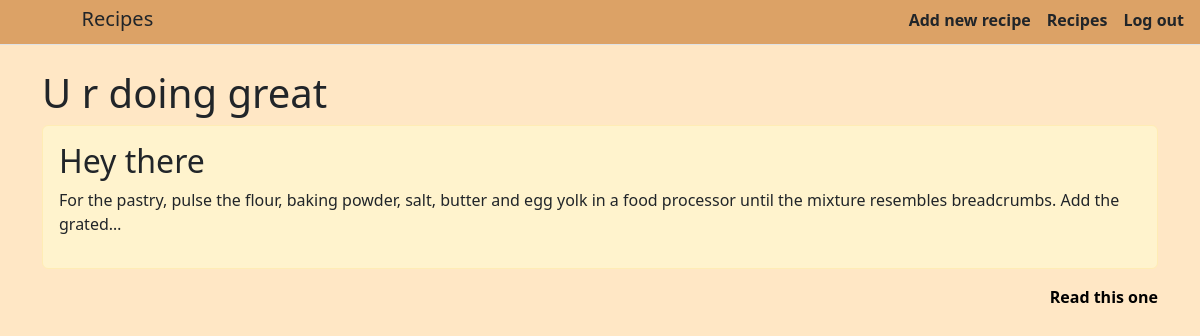
Page /recipes on the committed database.
### recipes/models.py (models this page shows, shortened)
class Recipe(models.Model):
    title = models.CharField('Title', max_length=50)
    description = models.TextField('Description')

### recipes/views.py (the view)
# urls.py: path('recipes', views.page_with_recipes, name='recipes')
def page_with_recipes(request):
    add = list(Recipe.objects.all())
    return render(request, 'recipes/recipebook.html', {'title': 'Add new recipe', 'add': add})

### recipes/templates/recipes/recipebook.html
{% extends 'recipes/base.html' %}
{% block title %}
Recipes
{% endblock %}
{% block content %}
    <h1>U r doing great</h1>
    {% if add %}
        {% for l in add %}
            <div class="alert alert-warning mt-2 messeg">
                <h2>{{ l.title }}</h2>
                <p>{{ l.description|truncatechars:150 }}</p>
            </div>
            <p class="link-read-post read"><a href="{% url 'post' l.pk %}">Read this one</a></p>
        {% endfor %}
    {% else %}
        <h4>You don`t have one</h4>
    {% endif %}
{% endblock %}

### recipes/templates/recipes/base.html (shortened to what this page needs)
<!DOCTYPE html>
<html lang="en">
<head>
    <link rel="stylesheet" href="https://cdn.jsdelivr.net/npm/bootstrap@5.2.0/dist/css/bootstrap.min.css">
</head>
<body>
    <header>
    <div class="d-flex flex-column flex-md-row align-items-center pb-1 mb-4 border-bottom header">
        <h5 class="h5">{% block title %}{% endblock %}</h5>
          <nav class="d-inline-flex mt-2 mt-md-0 ms-md-auto">
            <a class="me-3 py-2 text-dark text-decoration-none" href='{% url "addnew" %}'>Add new recipe</a>
            <a class="me-3 py-2 text-dark text-decoration-none" href='{% url "recipes" %}'>Recipes</a>
            <a class="me-3 py-2 text-dark text-decoration-none" href='{% url "logout" %}'>Log out</a>
          </nav>
    </div>
        </header>
    <main>
    <div class="container">
        {% block content %}{% endblock %}
    </div>
</main>
</body>
</html>

### recipes/templates/recipes/base.html (style rules this page uses)
.h5 { margin-left: 6.8vw; padding-top: 6px; }
.header { padding-bottom: 0; background-color: rgba(205, 133, 63, 0.7); }
body { background-color: rgba(255, 222, 173, 0.7); }
a { text-decoration: none; color: black; font-weight: 600; }
.read { text-align: right; }
.messeg { color: #212529; }

### rows in the picture
Recipe: title "Hey there", description "For the pastry, pulse the flour, baking powder, salt, butter and egg yolk in a food processor until the mixture resembles breadcrumbs. Add the grated…"
